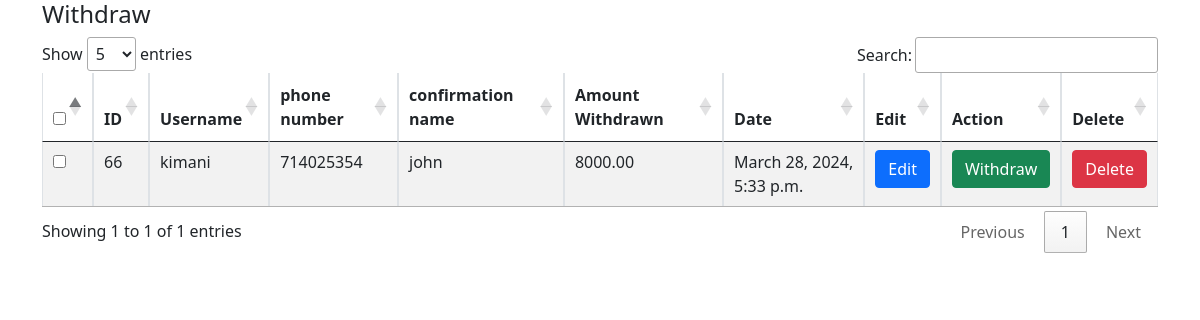
/amount_withdrawn/, run on the app's committed database.
### investor/models.py (models this page shows, shortened)
class WithdrawalRequest(models.Model):
    username = models.CharField(max_length=12, null=False, blank=False)
    phone_number = models.IntegerField(null=False, blank=False)
    amount = models.DecimalField(max_digits=10, decimal_places=2)
    confirmation_name = models.CharField(max_length=12, null=False, blank=False)
    status = models.BooleanField(default=False)
    date = models.DateTimeField(auto_now_add=True)

### investor/views.py (the view)
# urls.py: path('amount_withdrawn/', views.amount_withdrawn, name='amount_withdrawn'),
def amount_withdrawn(request):
    user = WithdrawalRequest.objects.all().order_by('-date')
    return render(request, 'transactions/withdrawal.html', {'user': user})

### investor/templates/transactions/withdrawal.html (shortened to what this page needs)
{% extends "base.html" %}
{% block content %}
 <div class="col-md-12">
        <div class="table-responsive">
		<table id="bootstrapdatatable" class="table table-striped table-bordered" width="100%">
        <thead>
            <th><input type="checkbox" id="checkall" /></th>
            <th>ID</th>
            <th>Username</th>
			<th>phone number</th>
			<th>confirmation name</th>
			<th>Amount Withdrawn</th>
			<th>Date</th>
            <th>Edit</th>
            <th>Action</th>
			<th>Delete</th>
        </thead>
        <tbody>
        {% for user in user  %}
            <tr>
            <td><input type="checkbox" class="checkthis" /></td>
            <td>{{ user.id }}</td>
            <td>{{ user.username }}</td>
			<td>{{ user.phone_number }}</td>
			<td>{{ user.confirmation_name }}</td>
			<td>{{ user.amount }}</td>
			<td>{{ user.date }}</td>
            <td><a href="/edit_withdraw/{{ user.id }}" class="btn btn-primary">Edit</a></td>
            <td><a href="/make_withdraw/{{ user.id }}" class="btn btn-success">Withdraw</a></td>
            <td><a href="/destroy_withdraw/{{ user.id }}" class="btn btn-danger">Delete</a></td>
			</tr>
		{% endfor %}
        </tbody>
        </table>
        </div>
    </div>
{% endblock content %}

### data on the page
WithdrawalRequest: id "66", username "kimani", phone_number "714025354", confirmation_name "john", amount "8000.00", date "March 28, 2024, 5:33 p.m."
